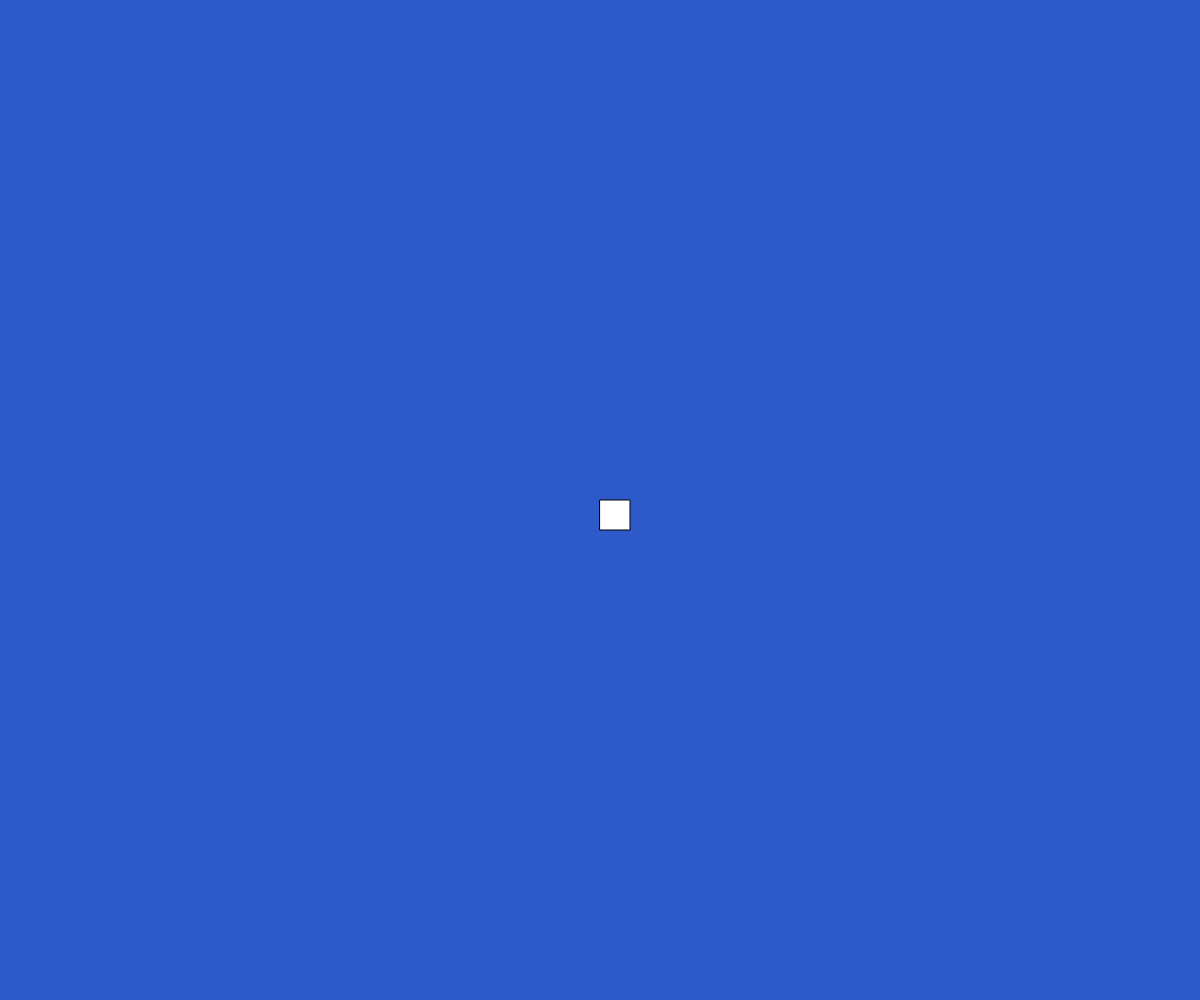
Frame 1 (no input)
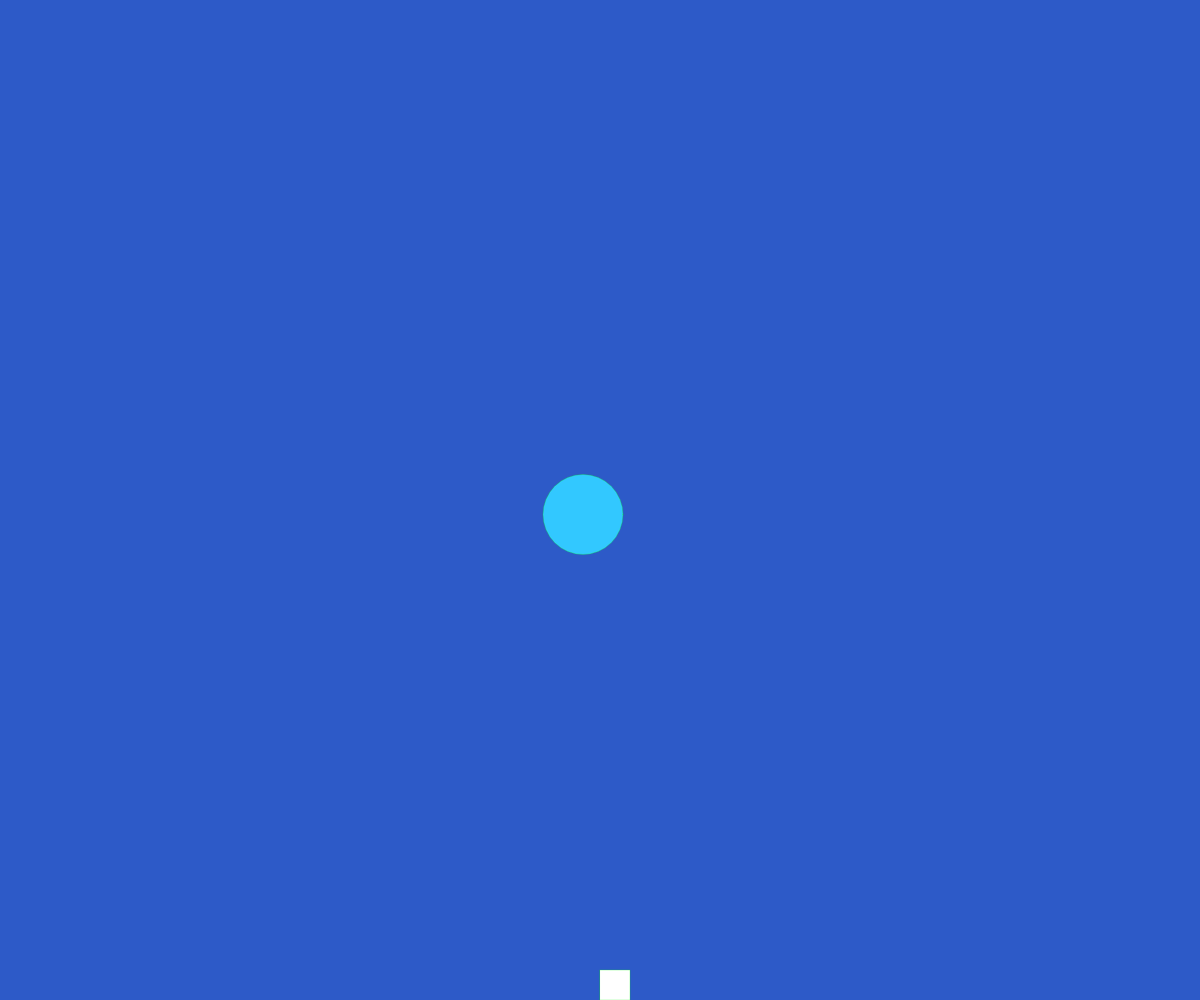
Frame 60 (no input)
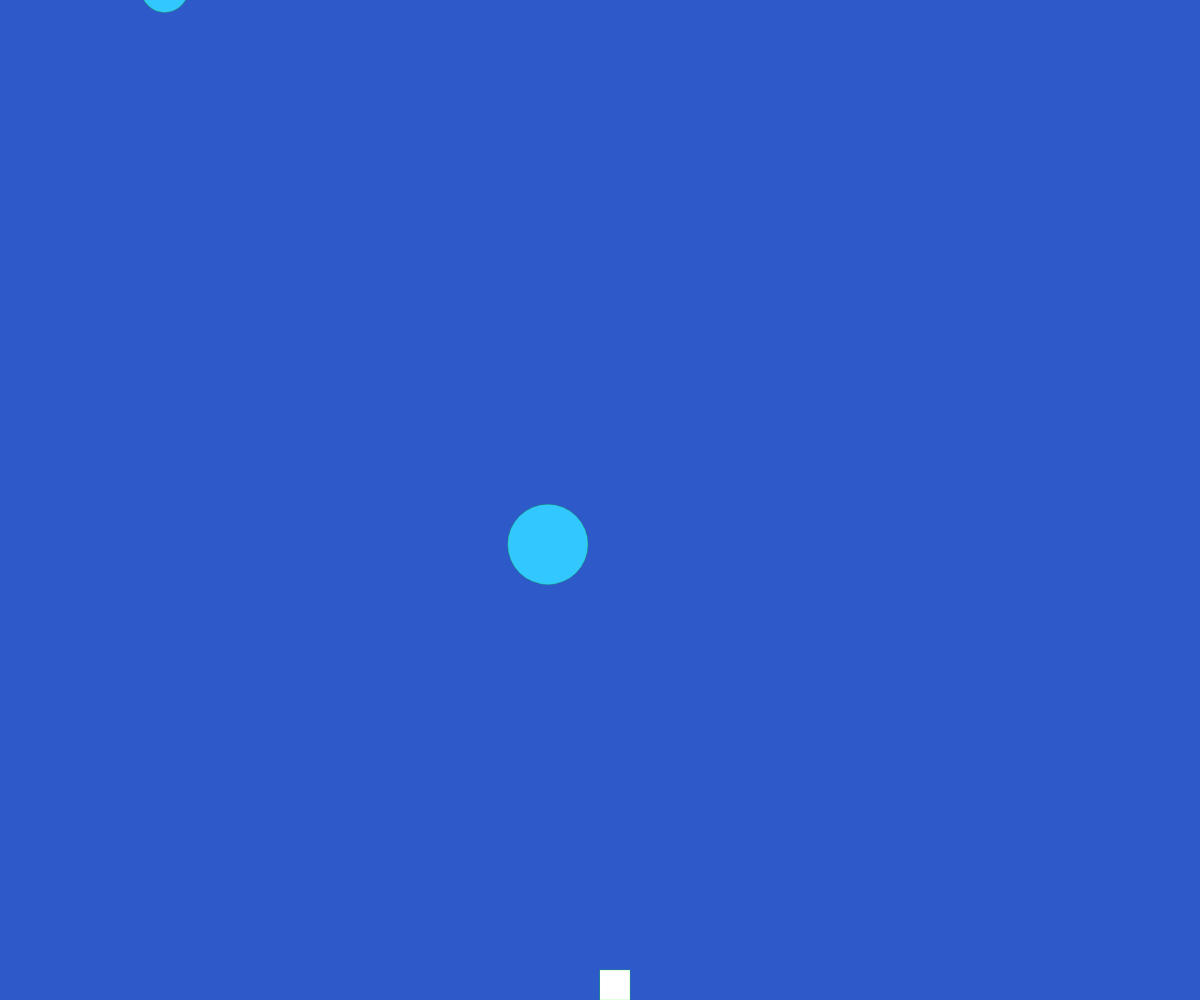
Frame 120 (the mouse pressed at the canvas centre since frame 60)

The p5.js sketch that drew these frames (run headless with seeded random() and noise() and a simulated clock; from frame 60 on, the mouse is pressed at the canvas centre):

// p5.js sketch
// ── sketch.js
// 最終課題を制作しよう
let x,y,vx,vy,balls,angle;
const g =1;
const vyMax =30;

function setup(){
  createCanvas(windowWidth, windowHeight);
  x =width/2;
  y =height/2;
  vx =8;
  vy =8;
  balls =[];
  size =[];
  count =0;
  angle =0;
}

function draw(){
  count++;
  background(45,90,200);
  fill(255);
  square(x,y,30);//四角
  if(keyIsDown(LEFT_ARROW)){x -=5;}
  if(keyIsDown(RIGHT_ARROW)){x +=5;}
  if(keyIsDown(" ".charCodeAt(0))){vy = -10;}
  y +=vy;
  vy =constrain(vy+g,-vyMax,vyMax);
  if(y>height-10){vy =0;}
  x =constrain(x,0,width);
  y =constrain(y,0,height-30);


  for(let i = 0; i < balls.length; i++){
    let b = balls[i];
   stroke('rgba(0,255,0,0.25)');
   strokeWeight(1);
   fill(50,200,256);
   ellipse(b.x, b.y, b.size);//丸
   b.x += b.vx;
   b.y += b.vy;
   translate(width/2,height/2);
   rotate(angle);
   angle +=TWO_PI*0.002;
   }

    if(count % 30 == 0){
      const b = {x:width/2, y:height/2, size:random(30,100), vx:random(2)-1, vy:random(2)-1};
      balls.push(b);
    }

}
function windowResized(){
  resizeCanvas(windowWidth, windowHeight);
}
